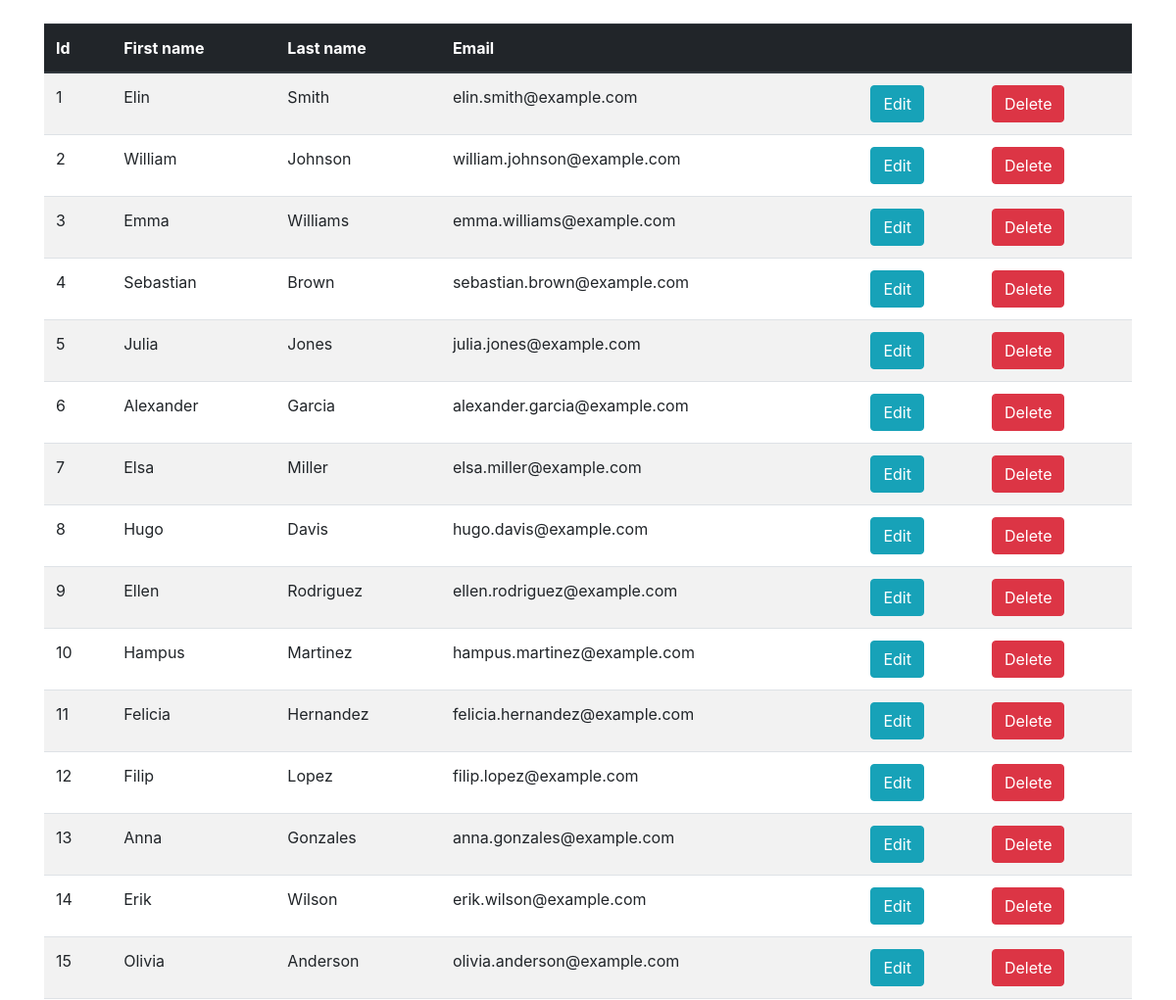
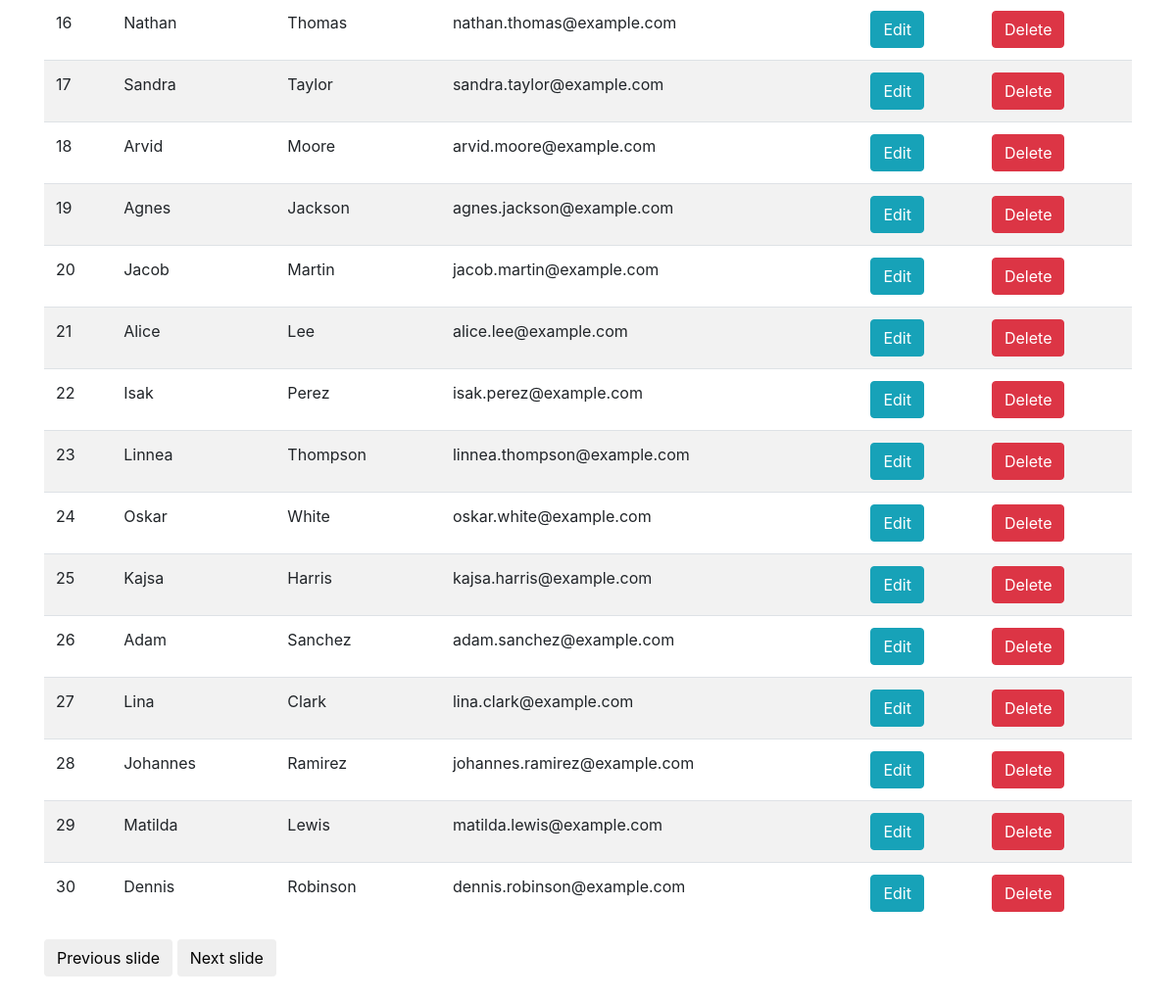
/edit-demo/, run on an earlier commit of the app's database (2 pictures, top to bottom).
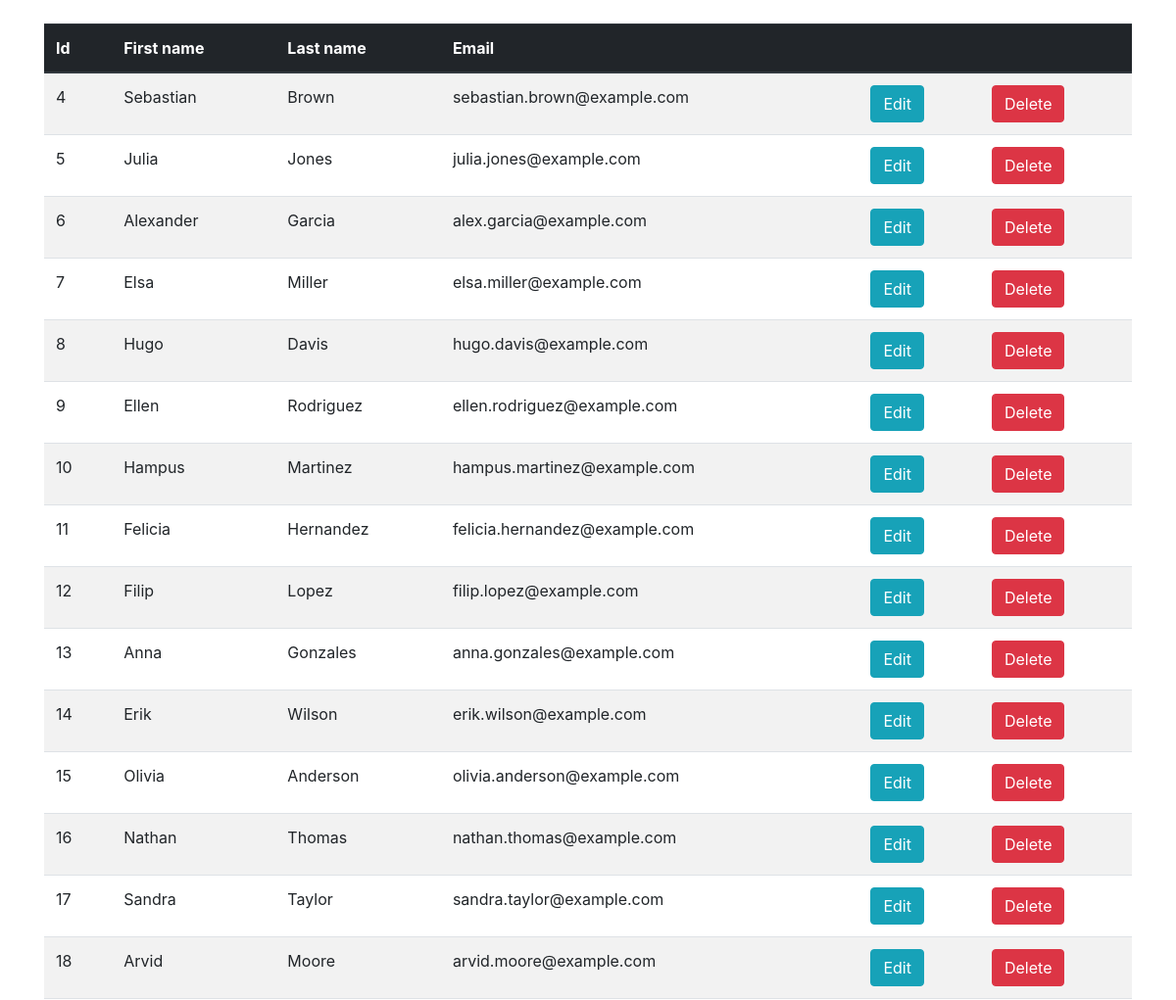
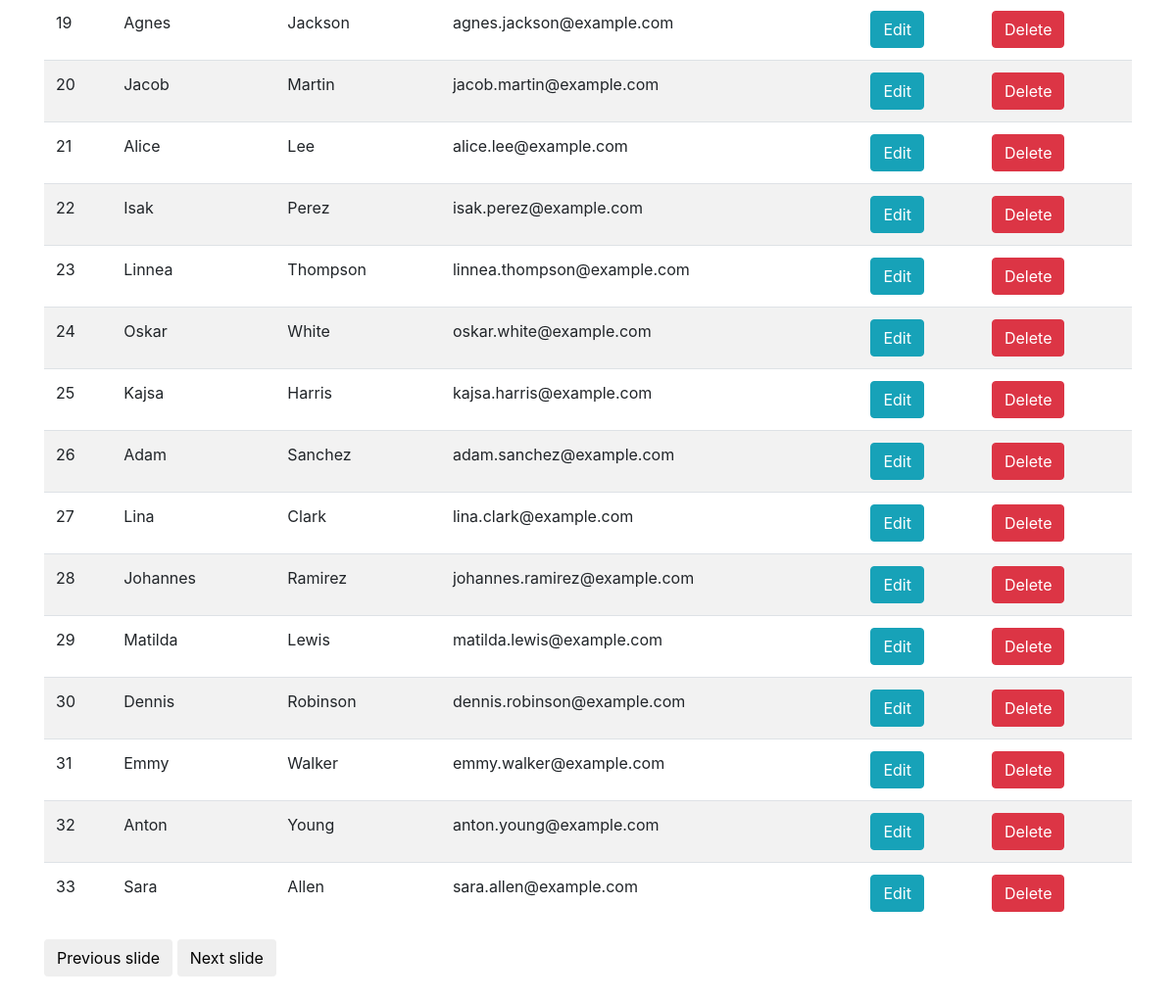
And on a later commit of the database (2 pictures, top to bottom).
### app/models.py (models this page shows)
class Contact2(models.Model):
    first_name = models.CharField(max_length=200)
    last_name = models.CharField(max_length=200)
    email = models.CharField(max_length=200)

### app/views/edit.py (the view)
# urls.py: path("edit-demo/", edit_demo, name="edit-demo"),
def edit_demo(request: WSGIRequest) -> HttpResponse:
    contacts = _get_contacts(page=0)
    return render(
        request,
        "edit/demo.html",
        {"contacts": contacts, "next_page": 1},
    )

### app/views/edit.py (called while the page is built)
def _get_contacts(page: int) -> Iterable[models.Contact2]:
    contacts_per_page = 30
    page_start = page * contacts_per_page
    page_end = page_start + contacts_per_page
    return models.Contact2.objects.all()[page_start:page_end]

### app/templates/edit/demo.html
{% extends 'slide.html' %}
{% block slide_content %}
<table class="table table-striped">
    <thead>
        <tr class="thead-dark">
            <th>Id</th>
            <th>First name</th>
            <th>Last name</th>
            <th>Email</th>
            <th></th>
            <th></th>
        </tr>
    </thead>
    <tbody>
        {% include "edit/row_page.html" with value="0" next_value="1" %}
    </tbody>
</table>
{% endblock slide_content %}

### app/templates/edit/row.html
<tr>
    <td>{{ contact.id }}</td>
    <td>{{ contact.first_name }}</td>
    <td>{{ contact.last_name }}</td>
    <td>{{ contact.email }}</td>
    <td>
        <button
        class="btn btn-info"
        hx-get="/contact/{{ contact.id }}/edit/"
        hx-target="closest tr"
        hx-swap="outerHTML"
        >Edit</button>
    </td>
    <td>
        <button
        class="btn btn-danger"
        hx-delete="/contact/{{ contact.id }}/"
        hx-target="closest tbody"
        hx-confirm="Are you sure?"
        >Delete</button>
    </td>
</tr>

What changed in the data, as far as the page shows it:
removed Contact2: id "1", first_name "Elin", last_name "Smith", email "elin.smith@example.com"
removed Contact2: id "2", first_name "William", last_name "Johnson", email "william.johnson@example.com"
removed Contact2: id "3", first_name "Emma", last_name "Williams", email "emma.williams@example.com"
changed Contact2 "Alexander": email "alexander.garcia@example.com" → "alex.garcia@example.com"
now on this page (row unchanged): Contact2: id "31", first_name "Emmy", last_name "Walker", email "emmy.walker@example.com"
now on this page (row unchanged): Contact2: id "32", first_name "Anton", last_name "Young", email "anton.young@example.com"
now on this page (row unchanged): Contact2: id "33", first_name "Sara", last_name "Allen", email "sara.allen@example.com"
